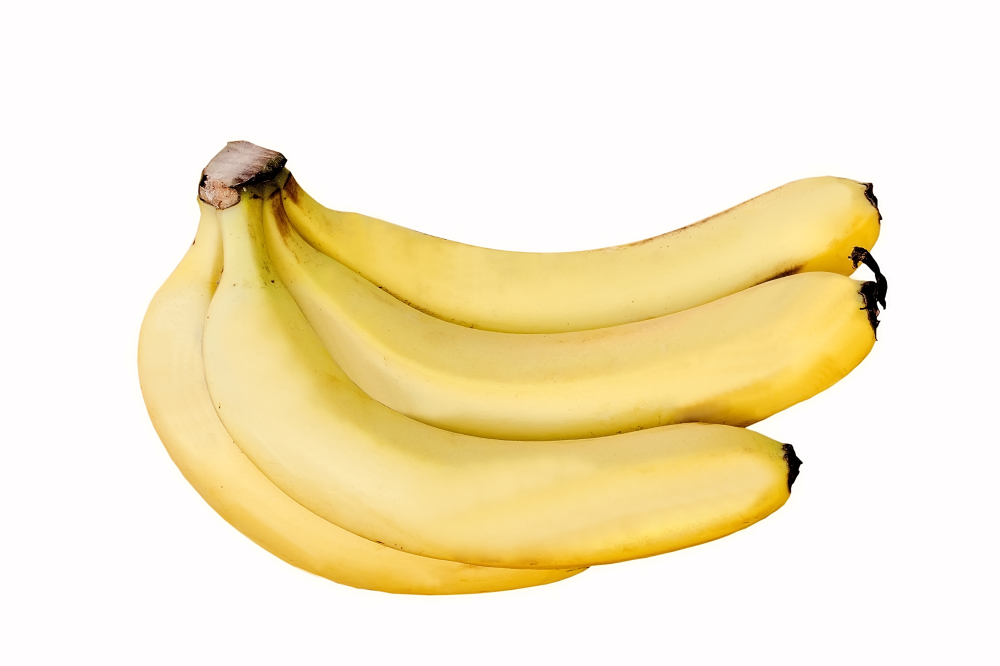
#> input picture picture_samples/overlaying.jpg, 3997 x 2664 px (shown at 1/4 size)
$ python -i data_preprocessing.py   (imports and definitions only)
#> lines starting #> are read from the running program, lines starting #| are printed output that depends on the picture
import numpy as np
import matplotlib.pyplot as plt
import cv2

def process_image(img):
    # If PyTorch CHW → HWC
    if img.ndim == 3 and img.shape[0] in [1, 3]:
        img = img.transpose(1, 2, 0)

    img = img.astype(np.uint8)

    resized_img = cv2.resize(img, (256,256), interpolation=cv2.INTER_AREA)
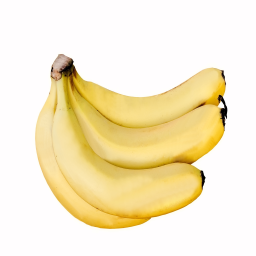
#> resized_img: shape (256, 256, 3); mean R, G, B 247.3, 235.2, 203.7
    imggray = cv2.cvtColor(resized_img, cv2.COLOR_RGB2GRAY)
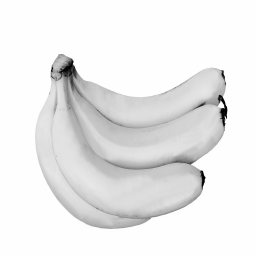
#> imggray: shape (256, 256); min 0, max 254, mean 235.4
    eq_img = cv2.equalizeHist(imggray)
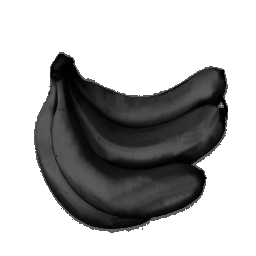
#> eq_img: shape (256, 256); min 0, max 255, mean 178.5
    reduced_img = cv2.GaussianBlur(eq_img, (7,7), 1.0)
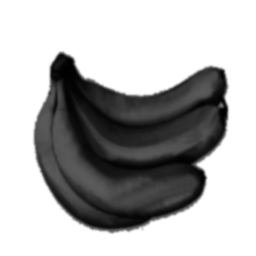
#> reduced_img: shape (256, 256); min 0, max 255, mean 178.5

    return reduced_img

>>> import cv2
>>> picture = cv2.cvtColor(cv2.imread('picture_samples/overlaying.jpg'), cv2.COLOR_BGR2RGB)
>>> result = process_image(picture)
